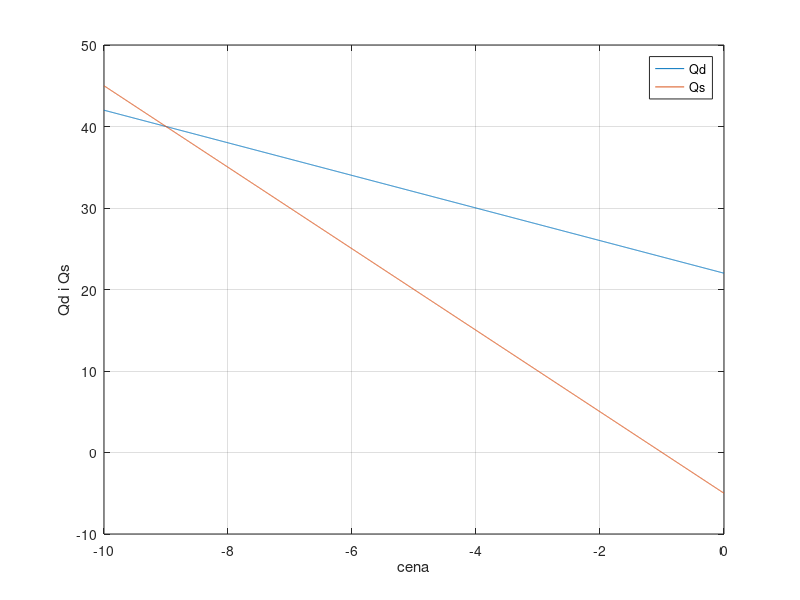

Write MATLAB code to recreate this figure. (Note: this script raises an error after producing the figure.)
%Marija Nedeljković 2020/0096
clear all
close all
clc

P = linspace(0,-10,2000);
a = 22; b = 2; c = 5; d = -5;
gama = 0.1;

%anonimne fujnkcije gde se P prosledjuje kao parametar
Qd = @(P)a - b*P;
Qs = @(P)-c + d*P;
f = @(P)Qd(P) - Qs(P);

figure(1)
plot(P, Qd(P));
hold all
plot(P, Qs(P));
legend('Qd', 'Qs');
xlabel('cena');
ylabel('Qd i Qs')
grid on

% figure(2)
% plot(P,f(P));
% xlabel('cena')
% ylabel('f = Qd - Qs')
% grid on

znaci = sign(f(P));
razlike = diff(znaci);
zero_crossings = find(razlike);

for brojac = 1:length(zero_crossings)
    Peq(brojac) = fzero(f,P(zero_crossings(brojac)));
end
disp(Peq)


options = odeset;
y = [Peq, Peq*2, Peq/2];

vreme = linspace(0,-10,1000);
[t,resenje1] = ode45(@dinamicki_model, vreme,y(1),options, a,b,c,d,gama);
[t,resenje2] = ode45(@dinamicki_model, vreme,y(2),options, a,b,c,d,gama);
[t,resenje3] = ode45(@dinamicki_model, vreme,y(3),options, a,b,c,d,gama);

figure(3)
plot(t, resenje1);
hold all
plot(t, resenje2);
hold all
plot(t, resenje3);
legend("Puslov = Peq","Puslov = Peq*2","Puslov = Peq/2");
xlabel('vreme (s)');
ylabel('P(t)');
grid on




